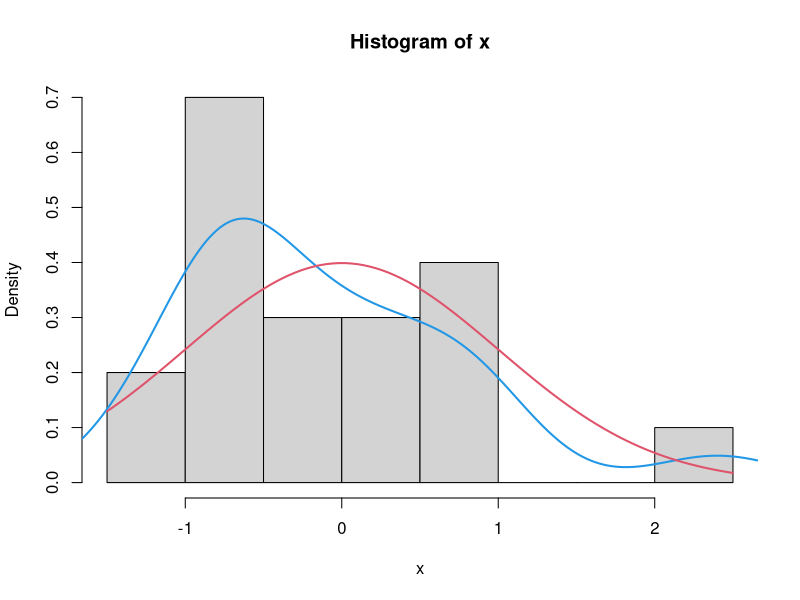
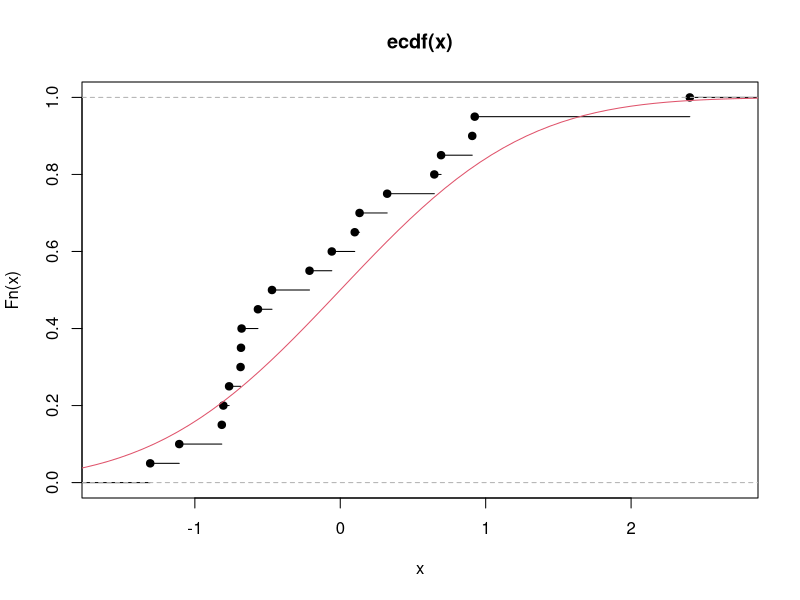
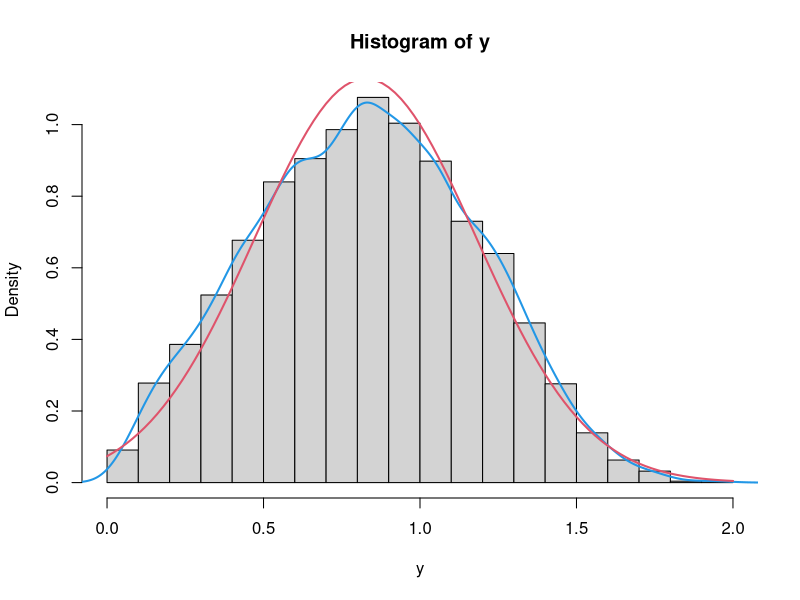
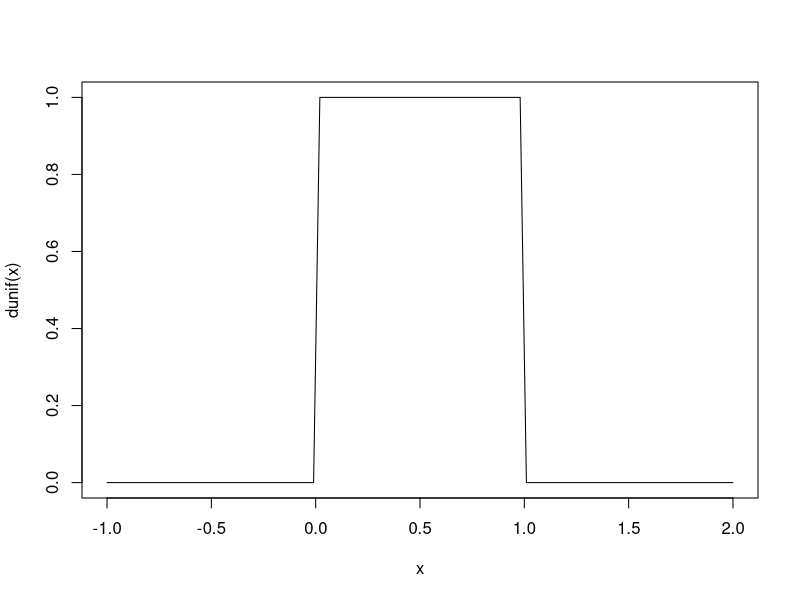
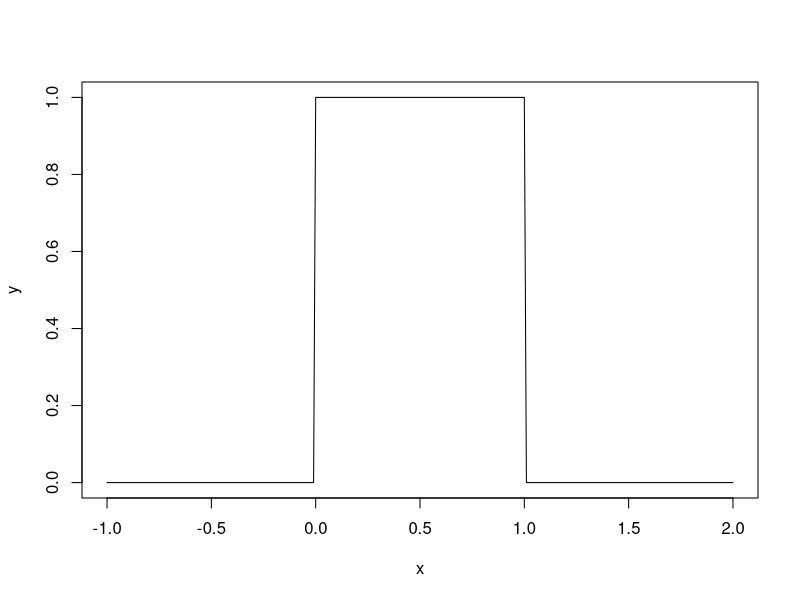
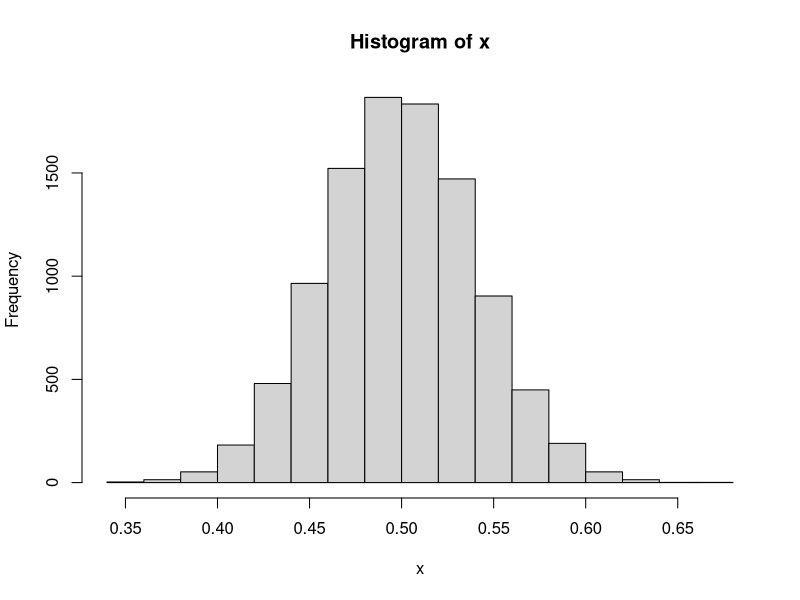
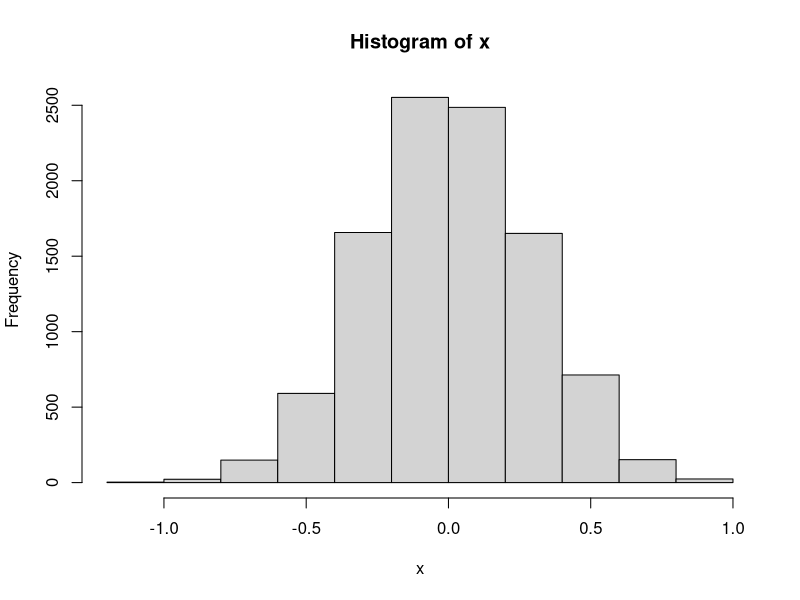

Write the R code that produced these figures, in order.
## ---- chunk 1
# ?dnorm
# ?dpois

# p ir d sarysis: p = \int d
integrate(dnorm, -Inf, 1)
pnorm(1)

# p ir q sarysis
qnorm(0.8413)
qnorm(pnorm(0.5))

# generavimas
x = rnorm(10000)
summary(x)

## ---- chunk 2
# sugeneruojame dydzius ir padrome grazu grafika palygonti teorija su praktika
x = rnorm(20)


# 1. histograma su branduoliniu tankiu ir palyginimu su teoriniu
hist(x, probability = TRUE)
lines(density(x), col=4, lwd=2)
curve(dnorm, lwd=2, col=2, add=TRUE)

# 2. empyrine pasiskirskirstymo funkcija (paieska, skaiciai, grafikai)

Fn <- ecdf(x)
plot(Fn)
curve(pnorm, -4, 4, add=TRUE, col=2)

## ---- chunk 3
# reneruojam x
x = rnorm(10000)

# tada y
y = sqrt(abs(x))
hist(y, probability = TRUE)
lines(density(y), col=4, lwd=2)
curve(dnorm(x, mean=mean(y), sd=sd(y)), lwd=2, col=2, add=TRUE)


# kitos galimo isvados: mean, median, table (summary), density ir t.t.
summary(y)
# koki.a tikimybe, kad y >1
mean(y>1)


# kokia tikimybe, kad kad y in [1, 1.5]
mean((1 <= y) & (y <=1.5))

# kokiam x galio lygybe: P(y<x)=0.7
quantile(y, 0.7)
## ---- chunk 4
# lets define the function that demonstrate dice roll
rollDice <- function(NDice){
  sum(sample(6, size=NDice, replace = TRUE))
}


# apply this function
rollDice(2) # pirmo zaidejo ekspermentas
rollDice(3) # antro zaidejo
rollDice(2) >= rollDice(3) # zaidimo ekspermentas
experment <- function(){
  rollDice(2) >= rollDice(3) 
}

# lets find out the distribution of sum of two dices
sim = replicate(10000, rollDice(2) >= rollDice(3))
sim = replicate(10000, experment())
mean(sim)


# lets estimate the probability P(dice(3)=<dice(2))
mean(sim)

## ---- chunk 5
curve(dunif, -1, 2)

x = seq(-1, 2, by=0.01)
y = dunif(x)
plot(x, y, type='l')

## ---- chunk 6
x = replicate(10000, mean(runif(50)))
hist(x)


## ---- chunk 7
N = 50
x = replicate(10000, sqrt(N)*(mean(runif(N))-0.5))
hist(x)


## ---- chunk 8
N = 1000
x = runif(N)
y = runif(N)

# plot(x, y)
mean(x^2 + y^2 <= 1) * 4

# 
sim = (x^2 + y^2 <= 1) * 4
cummean = cumsum(sim) / seq_along(sim)

for(i in 1:10){
  print (mean(sim[1:i]))
}


## ---- chunk 9
N = 100
x = rnorm(N, 0)
y = rnorm(N, 0.0)
t.test(x,y)

## ---- chunk 10
